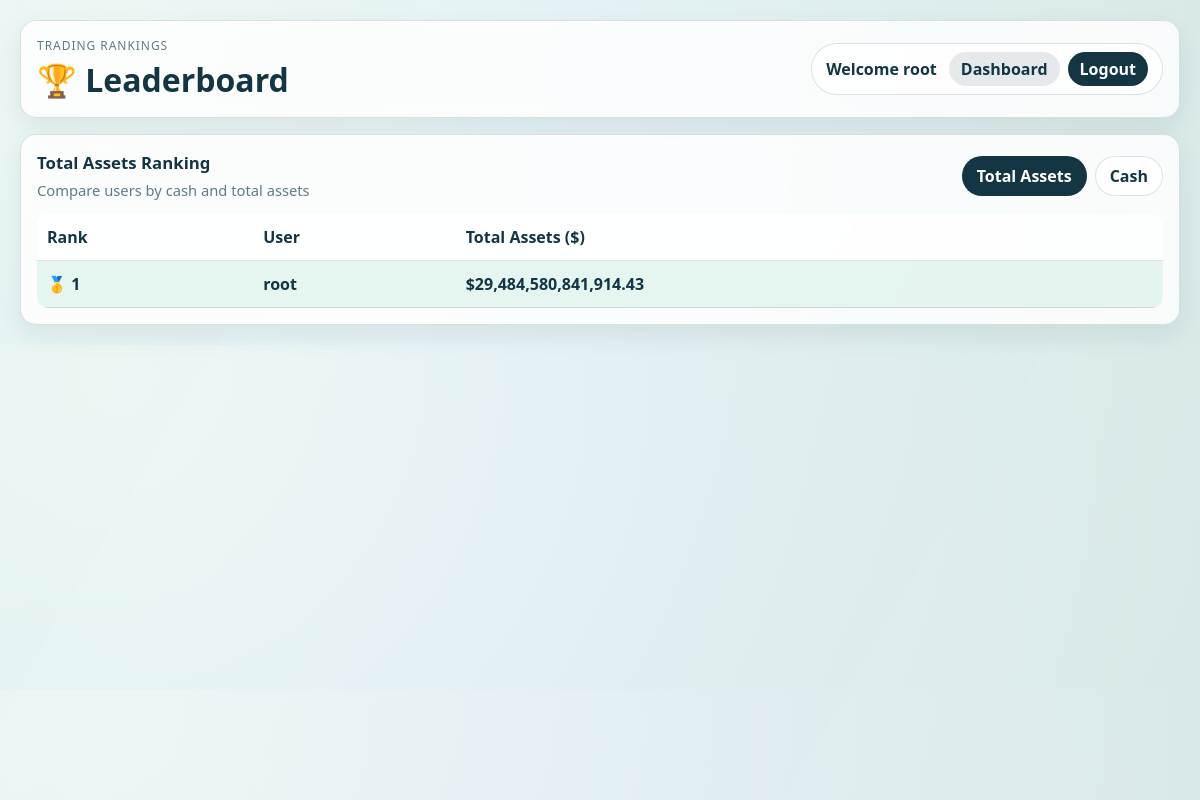
/leaderboard?type=assets (signed in), run on the app's committed database.
### models.py (models this page shows, shortened)
class User(db.Model):
    id = db.Column(db.Integer, primary_key=True)
    username = db.Column(db.String(30), unique=True, nullable=False)
    email = db.Column(db.String(120), unique=True, nullable=False)
    password_hash = db.Column(db.String(255), nullable=False)
    is_admin = db.Column(db.Boolean, nullable=False, default=False)
    cash = db.Column(db.Numeric(12, 2), nullable=False, default=Decimal("10000.00"))
    created_at = db.Column(db.DateTime, nullable=False, default=datetime.utcnow)
    holdings = db.relationship("StockHolding", back_populates="user", cascade="all, delete-orphan")
    transactions = db.relationship("StockTransaction", back_populates="user", cascade="all, delete-orphan")

### app.py (the view)
@app.route("/leaderboard")
def leaderboard():
    if "user" not in session:
        return redirect("/login")
    ranking_type = request.args.get("type", "cash")
    context = get_leaderboard_context(ranking_type, session["user"])
    return render_template(
        "leaderboard.html",
        **context
    )

### trading_service.py (called while the page is built)
def money(value):
    return Decimal(value).quantize(Decimal("0.01"))

### templates/leaderboard.html (shortened to what this page needs)
<!DOCTYPE html>
<html lang="en">
<head>
    <link rel="stylesheet" href="{{ url_for('static', filename='css/leaderboard.css') }}">
</head>
<body>
    <div class="dashboard-bg"></div>
    <main class="leaderboard-page">
        <header class="page-header panel">
            <div>
                <p class="kicker">Trading Rankings</p>
                <h1>🏆 Leaderboard</h1>
            </div>
            <div class="header-actions">
                <div class="user-panel">
                    <p class="welcome-text">Welcome {{ session["user"] }}</p>
                    <div class="user-links">
                        <a class="action-link secondary" href="/dashboard">Dashboard</a>
                        <a class="action-link" href="/logout">Logout</a>
                    </div>
                </div>
            </div>
        </header>
        <section class="panel leaderboard-panel">
            <div class="section-head">
                <div>
                    <h2>{{ title }}</h2>
                    <p class="muted-text">Compare users by cash and total assets</p>
                </div>
                <div class="ranking-tabs">
                    <a href="{{ url_for('leaderboard', type='assets') }}"
                        class="ranking-tab {% if ranking_type == 'assets' %}active{% endif %}">
                        Total Assets
                    </a>
                    <a href="{{ url_for('leaderboard', type='cash') }}"
                        class="ranking-tab {% if ranking_type == 'cash' %}active{% endif %}">
                        Cash
                    </a>
                </div>
            </div>
            <div class="table-wrap">
                <table>
                    <thead>
                        <tr>
                            <th>Rank</th>
                            <th>User</th>
                            <th>{{ value_label }} ($)</th>
                        </tr>
                    </thead>
                    <tbody>
                        {% if users %}
                            {% for user in users %}
                            <tr class="{% if user.username == current_user %}current-user{% endif %}">
                                <td>
                                    {% if loop.index == 1 %}
                                        🥇 1
                                    {% elif loop.index == 2 %}
                                        🥈 2
                                    {% elif loop.index == 3 %}
                                        🥉 3
                                    {% else %}
                                        {{ loop.index }}
                                    {% endif %}
                                </td>
                                <td>{{ user.username }}</td>
                                <td>${{ "{:,.2f}".format(user.cash) }}</td>
                            </tr>
                            {% endfor %}
                        {% else %}
                            <tr>
                                <td colspan="3">No users available.</td>
                            </tr>
                        {% endif %}
                    </tbody>
                </table>
            </div>
        </section>
    </main>
</body>
</html>

### static/css/leaderboard.css (style rules this page uses)
:root { --bg-1: #f6fbff; --bg-2: #e8f5f0; --ink: #143543; --muted: #5f7b86; --panel: rgba(255, 255, 255, 0.82); --line: rgba(20, 53, 67, 0.14); --buy: #0c9e6c; --sell: #d94a4a; --up: #0b9c67; --down: #cc3d57; }
* { box-sizing: border-box; }
body { margin: 0; font-family: "Avenir Next", "Segoe UI", sans-serif; color: var(--ink); background: radial-gradient(circle at 10% 10%, #ffffff 0%, var(--bg-1) 40%, var(--bg-2) 100%); }
.dashboard-bg { position: fixed; inset: 0; background-image: linear-gradient(120deg, rgba(12, 158, 108, 0.08) 0%, rgba(19, 73, 125, 0.07) 100%); pointer-events: none; z-index: 0; }
.leaderboard-page { position: relative; z-index: 1; display: grid; gap: 16px; padding: 20px; max-width: 1280px; margin: 0 auto; }
.panel { background: var(--panel); border: 1px solid var(--line); border-radius: 16px; padding: 16px; backdrop-filter: blur(8px); box-shadow: 0 10px 24px rgba(21, 45, 64, 0.08); }
.page-header { display: flex; justify-content: space-between; align-items: center; gap: 16px; flex-wrap: wrap; }
.kicker { text-transform: uppercase; letter-spacing: 0.08em; font-size: 0.75rem; color: var(--muted); margin: 0 0 4px; }
.header-actions { display: flex; align-items: center; gap: 12px; flex-wrap: wrap; justify-content: flex-end; }
.user-panel { display: flex; align-items: center; gap: 12px; padding: 8px 14px; border: 1px solid var(--line); border-radius: 999px; background: rgba(255, 255, 255, 0.72); }
.welcome-text { margin: 0; font-weight: 600; color: var(--ink); }
.user-links { display: flex; align-items: center; gap: 8px; }
.action-link { display: inline-flex; align-items: center; justify-content: center; min-height: 34px; padding: 0 12px; border-radius: 999px; background: var(--ink); color: #fff; text-decoration: none; font-weight: 600; }
.action-link.secondary { background: rgba(20, 53, 67, 0.1); color: var(--ink); }
h1 { margin: 0; font-size: clamp(1.4rem, 2.8vw, 2rem); }
h2 { margin: 0 0 6px; font-size: 1.05rem; }
.leaderboard-panel { overflow: hidden; }
.section-head { display: flex; justify-content: space-between; align-items: center; gap: 16px; flex-wrap: wrap; margin-bottom: 14px; }
.muted-text { margin: 0; color: var(--muted); font-size: 0.92rem; }
.ranking-tabs { display: flex; gap: 8px; }
.ranking-tab { border: 1px solid var(--line); background: white; color: var(--ink); border-radius: 999px; padding: 8px 14px; text-decoration: none; font-weight: 600; }
.ranking-tab.active { background: var(--ink); color: white; }
.table-wrap { overflow-x: auto; }
table { width: 100%; border-collapse: collapse; background: rgba(255, 255, 255, 0.72); border-radius: 12px; overflow: hidden; }
th, td { text-align: left; padding: 12px 10px; border-bottom: 1px solid var(--line); }
th { color: var(--ink); font-weight: 700; }
.current-user { background: rgba(12, 158, 108, 0.1) !important; font-weight: 700; }

### data on the page
User: user "root", username "root", cash "29,484,580,841,914.43"

### other printed values
{{ title }} "Total Assets Ranking"
{{ value_label }} "Total Assets"
